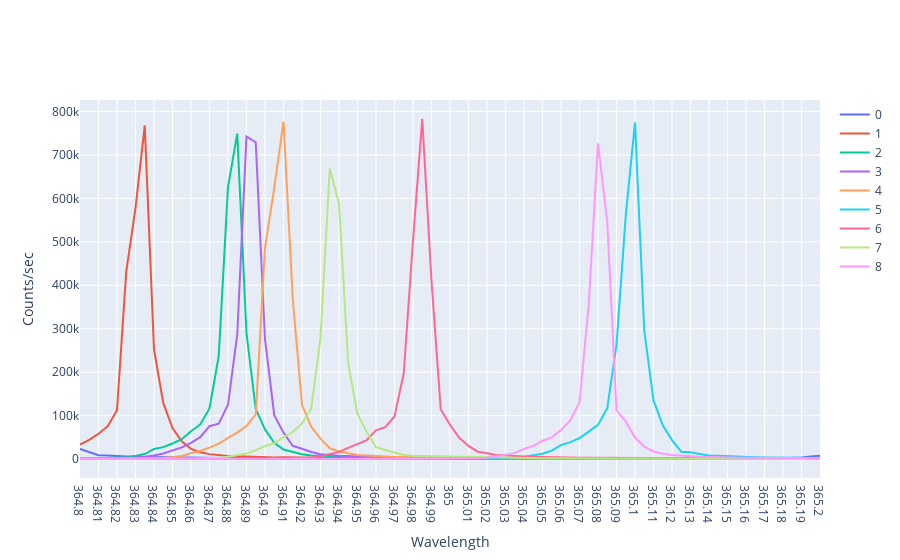

The notebook cell saved with this chart:
### Code cell
# SAMPLE H1101e
import numpy as np
import matplotlib.pyplot as plt
import pandas as pd
import plotly.express as px
import plotly.graph_objects as go

#E = hc/lambda in eV calculations
h = 6.6261*10**(-34) # m^2kg/s
c = 2.9979*10**8 # m/s
eV = 1.6022*10**(-19) # J
Conversion = h*c/eV

FileNames = [0]*9
FileNames[0] = 'Default'
print(FileNames[0])
for i in range(len(FileNames)-1):
    string = 'Default (%.0f)' %(i+1)
    FileNames[i+1] = [string]
    print(FileNames[i+1])

fig = go.Figure()

for j in range(len(FileNames)):
    
    if j == 0:
        Wavelength, Count = np.genfromtxt(FileNames[j], delimiter="\t", unpack = True, skip_header=4)

    else:
        Wavelength, Count = np.genfromtxt(FileNames[j][0], delimiter="\t", unpack = True, skip_header=4)
    
    EnergyEV = [0]*len(Wavelength)
    
    #Wavelength = Wavelength*1.000289
    EnergyEV = Conversion/Wavelength*1000
    
     # Add traces
    fig.add_trace(go.Scatter(x=Wavelength, y=Count,
                    mode='lines',
                    name='%.0f' %j))

fig['layout']['xaxis'].update(title='Wavelength', dtick=0.01, autorange=True)
fig['layout']['yaxis'].update(title='Counts/sec', autorange=True)
fig.show()
